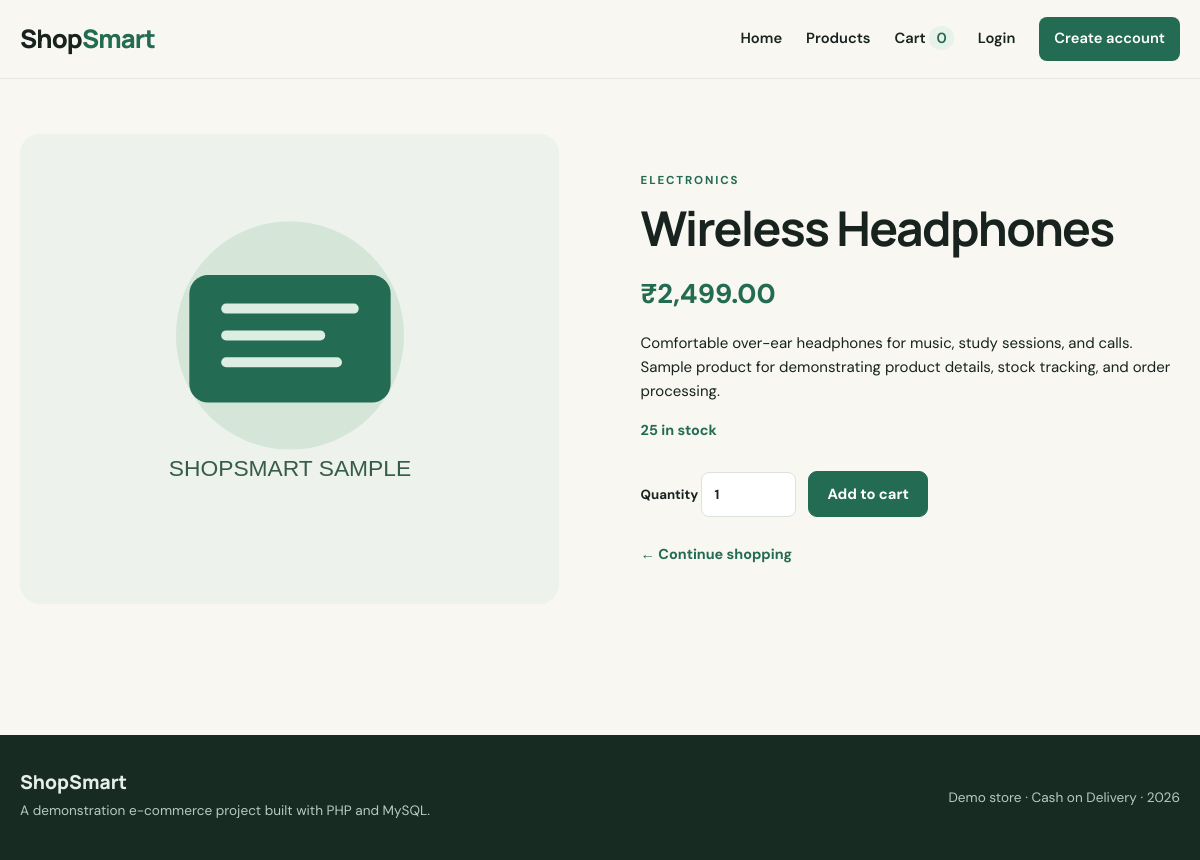
Screenshot of /product-details.php?id=1 with the database file from the repository.
### tables this page shows
CREATE TABLE products (
  id INT UNSIGNED AUTO_INCREMENT PRIMARY KEY,
  category_id INT UNSIGNED NULL,
  name VARCHAR(180) NOT NULL,
  description TEXT NOT NULL,
  price DECIMAL(10,2) NOT NULL,
  stock INT UNSIGNED NOT NULL DEFAULT 0,
  image VARCHAR(255) NOT NULL DEFAULT 'assets/images/product-placeholder.svg',
  active TINYINT(1) NOT NULL DEFAULT 1,
  created_at TIMESTAMP NOT NULL DEFAULT CURRENT_TIMESTAMP,
  CONSTRAINT fk_products_category FOREIGN KEY (category_id) REFERENCES categories(id) ON DELETE SET NULL,
  INDEX idx_products_name (name),
  INDEX idx_products_active (active)
);

CREATE TABLE categories (
  id INT UNSIGNED AUTO_INCREMENT PRIMARY KEY,
  name VARCHAR(100) NOT NULL UNIQUE,
  created_at TIMESTAMP NOT NULL DEFAULT CURRENT_TIMESTAMP
);

### functions.php (called while the page is built, shortened)
<?php
function e(?string $value): string {
    return htmlspecialchars((string)$value, ENT_QUOTES | ENT_SUBSTITUTE, 'UTF-8');
}
function money(float|int|string $amount): string {
    return '₹' . number_format((float)$amount, 2);
}

### product-details.php (the view, shortened to what this page needs)
<?php
require_once __DIR__ . '/config/database.php';
require_once __DIR__ . '/includes/functions.php';
$id = filter_input(INPUT_GET, 'id', FILTER_VALIDATE_INT) ?: 0;
$stmt = $pdo->prepare("SELECT p.*, c.name AS category_name FROM products p LEFT JOIN categories c ON c.id=p.category_id WHERE p.id=? AND p.active=1");
$stmt->execute([$id]); $product = $stmt->fetch();
require __DIR__ . '/includes/header.php';
?>
<div class="detail-layout">
  <div class="detail-image"><img src="<?= e($product['image'] ?: 'assets/images/product-placeholder.svg') ?>" alt="<?= e($product['name']) ?>" onerror="this.src='assets/images/product-placeholder.svg'"></div>
  <div class="detail-copy"><p class="eyebrow"><?= e($product['category_name'] ?? 'General') ?></p><h1><?= e($product['name']) ?></h1><p class="detail-price"><?= money($product['price']) ?></p><p><?= nl2br(e($product['description'])) ?></p><p class="stock <?= (int)$product['stock']>0?'in-stock':'out-stock' ?>"><?= (int)$product['stock']>0 ? (int)$product['stock'].' in stock' : 'Out of stock' ?></p>
  <?php if ((int)$product['stock']>0): ?><form method="post" action="cart.php" class="add-cart-form"><label>Quantity <input type="number" name="quantity" min="1" max="<?= (int)$product['stock'] ?>" value="1" required></label><button class="button" type="submit">Add to cart</button></form><?php endif; ?>
  <a class="text-link" href="products.php">← Continue shopping</a></div>
</div>
<?php require __DIR__ . '/includes/footer.php'; ?>

### style.css (style rules this page uses)
:root { --ink:#18231f;--muted:#6d7974;--green:#236b52;--green-dark:#174c3a;--mint:#e7f2eb;--cream:#f8f7f2;--line:#e5e8e2;--white:#fff;--orange:#e5a65b;--danger:#b53d3d;--shadow:0 12px 36px rgba(25,48,38,.08) }
* { box-sizing:border-box }
html { scroll-behavior:smooth }
body { margin:0;background:var(--cream);color:var(--ink);font-family:'DM Sans',Arial,sans-serif;font-size:15px;line-height:1.6 }
h1,h2,h3,.brand { font-family:Manrope,Arial,sans-serif;line-height:1.2;letter-spacing:-.035em }
h1 { font-size:clamp(2.3rem,5vw,4rem);margin:.35rem 0 1rem }
p { margin:.5rem 0 1rem }
a { color:var(--green);text-decoration:none }
img { max-width:100%;display:block }
.eyebrow { text-transform:uppercase;letter-spacing:.16em;font-size:.72rem;font-weight:700;color:var(--green);margin:0 0 8px }
.button { display:inline-flex;align-items:center;justify-content:center;gap:8px;background:var(--green);border:1px solid var(--green);border-radius:9px;padding:12px 18px;color:white;font:700 .92rem 'DM Sans',sans-serif;cursor:pointer;transition:transform .15s,background .15s }
.text-link { font-weight:700;font-size:.9rem }
.filter-bar input,.filter-bar select,input,textarea,select { font:inherit;border:1px solid #dce2dc;border-radius:8px;padding:11px 12px;background:white;color:var(--ink);width:100%;outline:none }
.detail-layout { display:grid;grid-template-columns:1fr 1fr;gap:7%;align-items:center;padding:25px 0 55px }
.detail-image { height:470px;border-radius:20px;background:#edf2ed;overflow:hidden }
.detail-image img { height:100%;width:100%;object-fit:cover }
.detail-copy h1 { font-size:clamp(2.3rem,4vw,3.6rem) }
.detail-price { font-size:1.7rem;font-weight:800;color:var(--green);margin:15px 0 }
.stock { font-weight:700;font-size:.9rem }
.in-stock { color:var(--green) }
.add-cart-form { display:flex;align-items:end;gap:12px;margin:25px 0 }
.add-cart-form label { font-size:.83rem;font-weight:700 }
.add-cart-form input { width:95px;margin-top:5px }

### rows the page displays
products: image (placeholder picture), category.name "ELECTRONICS", name "Wireless Headphones", price "₹2,499.00", description "Comfortable over-ear headphones for music, study sessions, and calls. Sample product for demonstrating product details, stock tracking, and order processing.", stock "25"

### other values shown
cart_count() "0"
